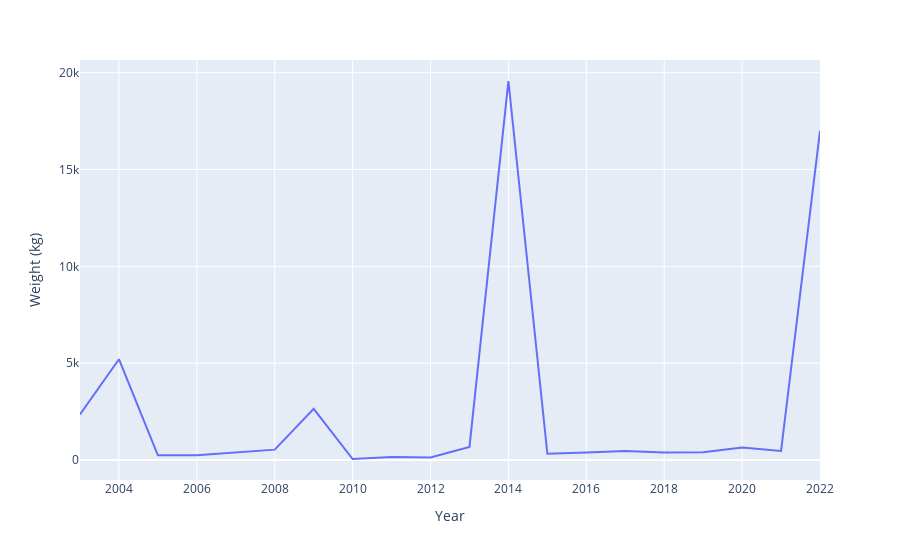

Notebook source saved alongside this figure:
### Code cell
figIndiaImp

### Figure 1 — Plotly figure (JSON) as saved in the notebook; plotly's stock layout.template omitted (floating-point values rounded to 4 significant figures)
{"data": [{"hovertemplate": "Year=%{x}<br>Weight (kg)=%{y}<extra></extra>", "legendgroup": "", "line": {"color": "#636efa", "dash": "solid"}, "marker": {"symbol": "circle"}, "mode": "lines", "name": "", "orientation": "v", "showlegend": false, "type": "scatter", "x": [2022, 2022, 2022, 2021, 2020, 2019, 2018, 2017, 2016, 2015, 2014, 2013, 2012, 2011, 2010, 2009, 2008, 2007, 2006, 2005, 2004, 2003], "xaxis": "x", "y": [591.1, null, 17000.0, 464.2, 651.5, 395.7, 393.5, 460.7, 391, 322, 19570, 679, 130, 156, 52, 2640, 535, 385, 250, 245, 5203, 2354], "yaxis": "y"}], "layout": {"legend": {"tracegroupgap": 0}, "margin": {"t": 60}, "xaxis": {"anchor": "y", "domain": [0, 1], "title": {"text": "Year"}}, "yaxis": {"anchor": "x", "domain": [0, 1], "title": {"text": "Weight (kg)"}}}}
